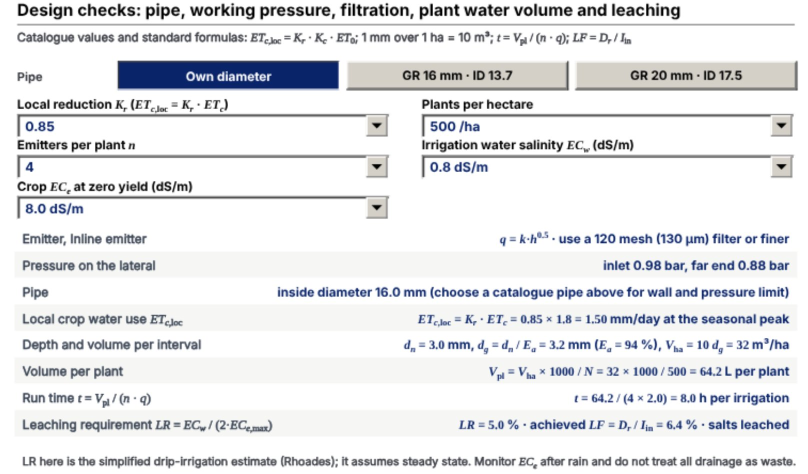
#> input picture Manuscripts/pdf/Supplementary/Textbook_source/fig/app_drip_checks.jpg, 1616 x 947 px, given in place of app_drip_checks.jpg_full.png, which was not available (shown at 1/2 size)
$ python auto.py ../../fig/app_drip_checks.jpg
#> lines starting #> are read from the running program, lines starting #| are printed output that depends on the picture
from PIL import Image
import numpy as np,json,subprocess,os,re,sys
scenes=sys.argv[1].split(',')
res={}
for s in scenes:
    im=Image.open(s+'_full.png').convert('RGB').crop((8,0,1624,13520));a=np.array(im).astype(int)
#> after `im = Image.open(s + '_full.png').convert('RGB').crop((8, 0, 1624, 1352`:
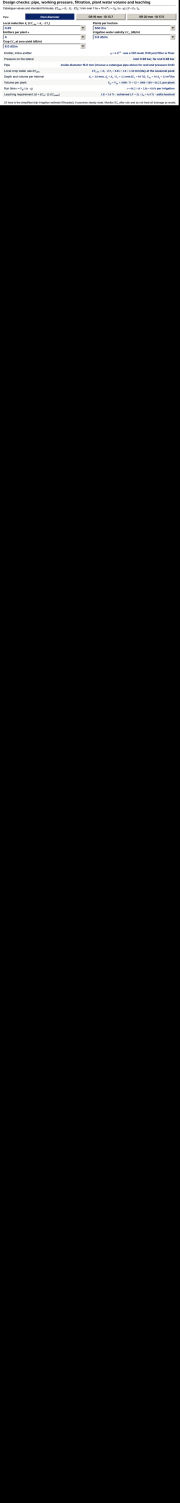
#> im: PIL image 1616x13520 RGB (shown at 1/9 size); mean R, G, B 16, 16.1, 16.3
    nb=(np.abs(a-255).sum(2)>30).sum(1)>2
    ys=np.where(nb)[0];end=min(len(nb),ys.max()+20)
#> after `ys = np.where(nb)[0]`: ys = 13520 values from 0 to 13519
#> after `end = min(len(nb), ys.max() + 20)`: end = 13520
    # blank gaps >= 26
    gaps=[];run=0
    for y in range(end):
        if not nb[y]: run+=1
        else:
            if run>=26: gaps.append(y-run//2)
            run=0
#> after the loop, gaps = []
    # drop footer: content may end earlier than 'end'; ok
    chunks=[];st=0
    for g in gaps+[end]:
        if g-st>=1100 or g==end:
            if g-st<450 and chunks: chunks[-1]=(chunks[-1][0],g)
            else: chunks.append((st,g))
            st=g
#> this loop made 1 pass
#> (g, st) on pass 1: (13520, 13520)
#> after the loop, chunks = [(0, 13520)]; st = 13520
    # merge chunks >1900 split not needed
    small=[]
    for y in range(end):
        pass
    # split over-tall chunks at blank gaps >= 10 nearest the middle
    allgaps=[];run=0
    for y in range(end):
        if not nb[y]: run+=1
        else:
            if run>=10: allgaps.append(y-run//2)
            run=0
#> after the loop, allgaps = []
    def split(y0,y1):
        if y1-y0<=2300: return [(y0,y1)]
        mid=(y0+y1)//2;c=[g for g in allgaps if y0+700<g<y1-700]
        if not c: return [(y0,y1)]
        g=min(c,key=lambda g:abs(g-mid));return split(y0,g)+split(g,y1)
    ch2=[]
    for (y0,y1) in chunks: ch2+=split(y0,y1)
#> this loop made 1 pass
#> (y0, y1) on pass 1: (0, 13520)
    chunks=ch2
    out=[]
    for i,(y0,y1) in enumerate(chunks):
        c=im.crop((0,y0,im.width,y1));arr=np.array(c).astype(int);m=(np.abs(arr-255).sum(2)>30).sum(1)>2
        idx=np.where(m)[0]
        if len(idx)==0: continue
        c=c.crop((0,max(0,idx.min()-6),c.width,idx.max()+8))
        if c.height<230: continue
        fn='figs/%s_%d.jpg'%(s,i);c.save(fn,quality=86)
        c.crop((0,0,c.width,min(c.height,110))).save('/tmp/sh/hd.png')
#> (the run stopped early here; a loop or call above may not have finished)

$ run again, on Manuscripts/pdf/Supplementary/Textbook_source/fig/app_drip_dtable.jpg
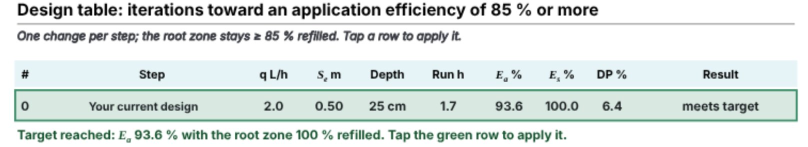
#> input picture Manuscripts/pdf/Supplementary/Textbook_source/fig/app_drip_dtable.jpg, 1616 x 293 px, given in place of app_drip_dtable.jpg_full.png, which was not available (shown at 1/2 size)
#> `im = Image.open(s + '_full.png').convert('RGB').crop((8, 0, 1624, 1352`:
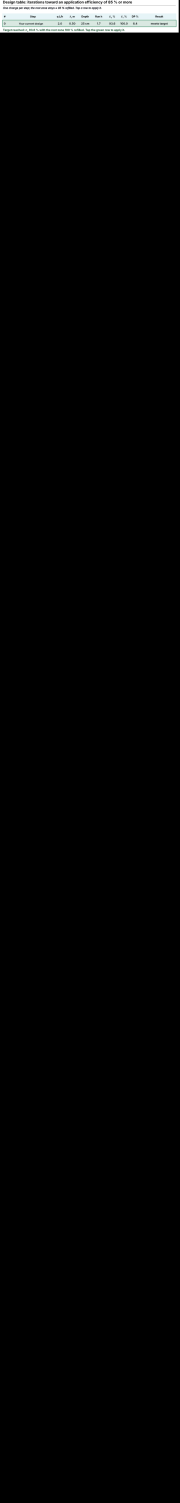
#> im: PIL image 1616x13520 RGB (shown at 1/9 size); mean R, G, B 4.7, 4.9, 4.9
#> ys = 13520 values from 0 to 13519
#> end = 13520
#> after the loop `for y in range(end):`: gaps = []
#> the loop `for g in gaps+[end]:` made 1 pass
#> (g, st) on pass 1: (13520, 13520)
#> after the loop `for g in gaps+[end]:`: chunks = [(0, 13520)]; st = 13520
#> after the loop `for y in range(end):`: allgaps = []
#> the loop `for (y0,y1) in chunks: ch2+=split(y0,y1)` made 1 pass
#> (y0, y1) on pass 1: (0, 13520)

$ run again, on Manuscripts/pdf/Supplementary/Textbook_source/fig/app_drip_inputs.jpg
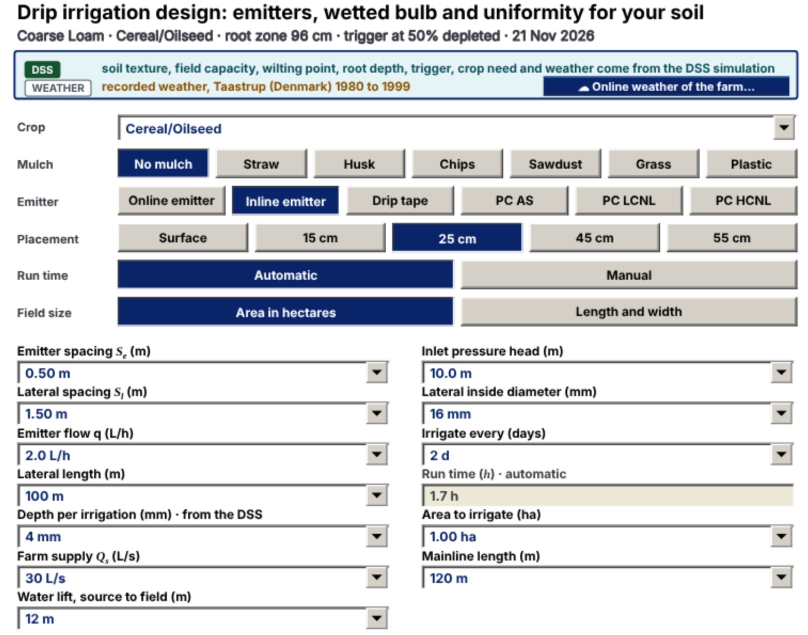
#> input picture Manuscripts/pdf/Supplementary/Textbook_source/fig/app_drip_inputs.jpg, 1616 x 1269 px, given in place of app_drip_inputs.jpg_full.png, which was not available (shown at 1/2 size)
#> `im = Image.open(s + '_full.png').convert('RGB').crop((8, 0, 1624, 1352`:
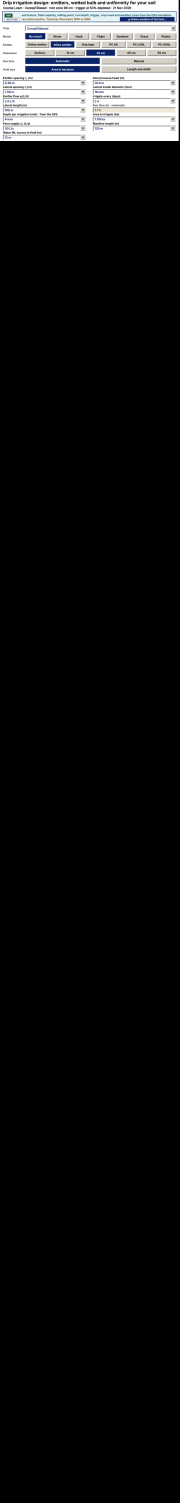
#> im: PIL image 1616x13520 RGB (shown at 1/9 size); mean R, G, B 20, 20.2, 20.5
#> ys = 13520 values from 0 to 13519
#> end = 13520
#> after the loop `for y in range(end):`: gaps = []
#> the loop `for g in gaps+[end]:` made 1 pass
#> (g, st) on pass 1: (13520, 13520)
#> after the loop `for g in gaps+[end]:`: chunks = [(0, 13520)]; st = 13520
#> after the loop `for y in range(end):`: allgaps = []
#> the loop `for (y0,y1) in chunks: ch2+=split(y0,y1)` made 1 pass
#> (y0, y1) on pass 1: (0, 13520)
